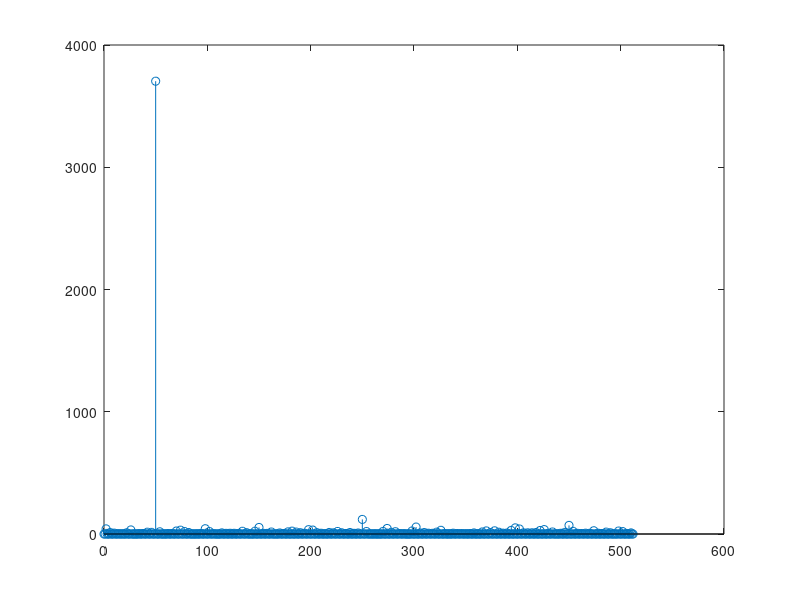

The MATLAB source for this figure: (Note: this script raises an error after producing the figure.)
N = 1024;

%% Generate random Inputs
% generate numbers
x_re = fix(8*rand(1,N));
x_im = zeros(1,N);

fs = 1024;
duration = 1;
t = 0:1/fs:(duration-(1/fs));
f1 = 50;
x_re = fix(8*sin(2*pi*f1*t));
%plot(t,x_re);

y = fft(x_re);

k = 0:N/2;
freq = k*fs/N;
stem(freq, abs(y(1:(N/2)+1)));

% convert to fixed-point
x_re = x_re * 2^10;
x_re = fix(x_re);

% write to file the input vector
input_filename = "./golden_vectors/input.txt";
fp = fopen(input_filename,'w');
fprintf(fp, "%s", regexprep(num2str(x_re),'\s+','\n'));
fclose(fp);

%% Calculate Twiddles
fractional_part = 12;

w_re_filename = "w_re";
w_im_filename = "w_im";

w_re=0:(N/2 - 1);
w_im=0:(N/2 - 1);

% generate twiddle factors 
for m = 0:(N/2 - 1)
    w_re(m+1) = cos((2*pi*m)/N);
    w_im(m+1) = sin((2*pi*m)/N);
end

% convert to fixed-point
w_re_nround = w_re * 2.^fractional_part; 
w_im_nround = w_im * 2.^fractional_part;

% round to the nearest integer
w_re = round(w_re_nround); 
w_im = round(w_im_nround);

% w_re = zeros(1,N) + 1;
% w_im = zeros(1,N) + 1;

%% FFT operation
% x_fft = fft(x_re);
% fft_re = fix(real(x_fft));
% fft_im = fix(imag(x_fft));
fft_re = zeros(1,N);
fft_im = zeros(1,N);

half_N = N/2;

for i = 1 : 1 : (N/2)
    z_re = x_re(i+half_N)*w_re(i) - x_im(i+half_N)*w_im(i); % assuming w=1+1j
    z_im = x_re(i+half_N)*w_im(i) + x_im(i+half_N)*w_re(i); % assuming w=1+1j
    fft_re(i) =         fix(x_re(i) + z_re);
    fft_im(i) =         fix(x_im(i) + z_im);
    fft_re(i+half_N) =  fix(x_re(i) - z_re);
    fft_im(i+half_N) =  fix(x_im(i) - z_im);
end

% write to file the results
output_filename = "./golden_vectors/golden_re.txt";
fp = fopen(output_filename,'w');
fprintf(fp, "%s", regexprep(num2str(fft_re),'\s+','\n'));
fclose(fp);

output_filename = "./golden_vectors/golden_im.txt";
fp = fopen(output_filename,'w');
fprintf(fp, "%s", regexprep(num2str(fft_im),'\s+','\n'));
fclose(fp);
